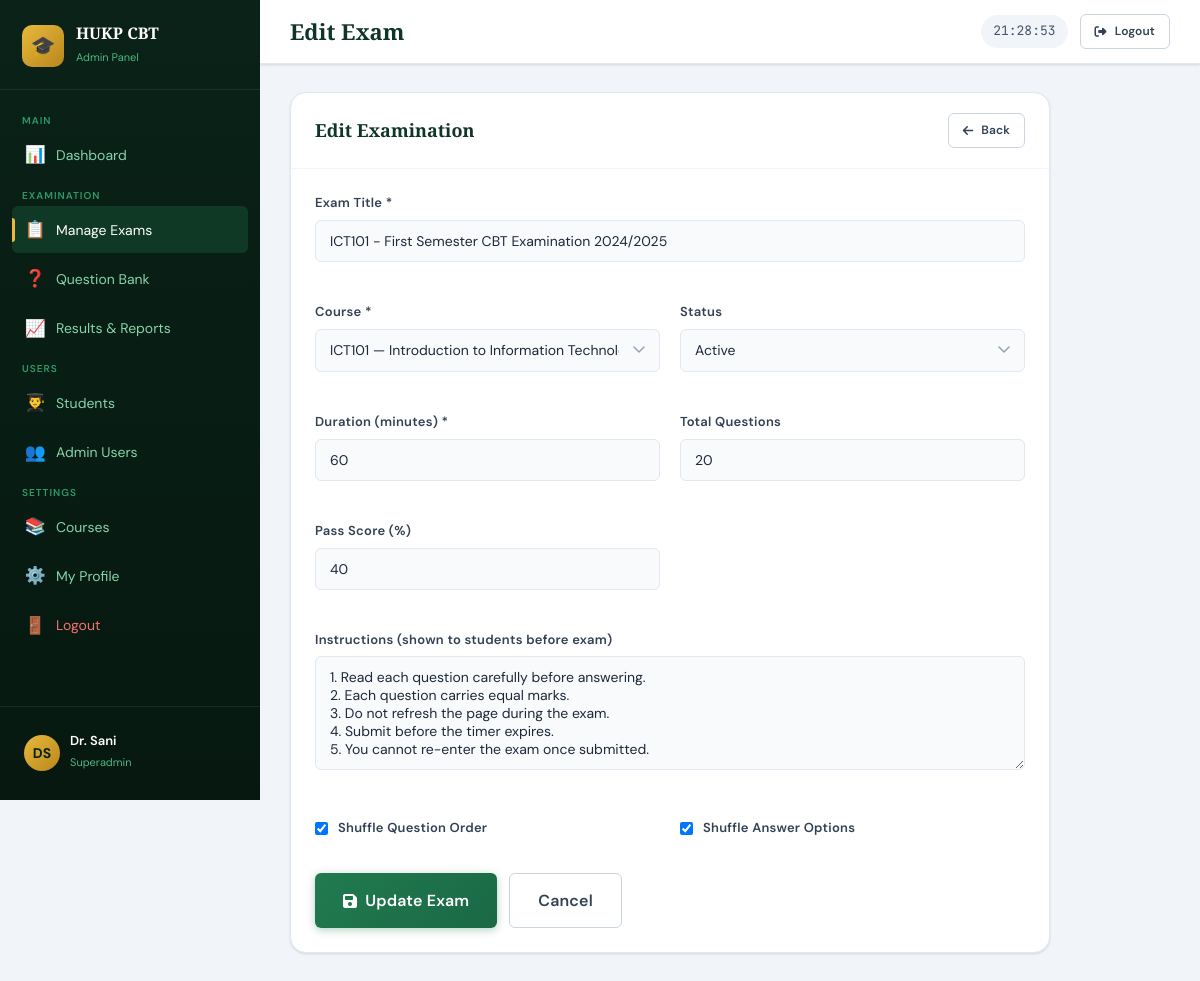
Page /admin/exam_create.php?edit=1 (signed in) on the committed database.
### tables this page shows
CREATE TABLE exams (
    id INT AUTO_INCREMENT PRIMARY KEY,
    course_id INT NOT NULL,
    exam_title VARCHAR(200) NOT NULL,
    instructions TEXT,
    duration_minutes INT NOT NULL DEFAULT 60,
    total_questions INT NOT NULL DEFAULT 40,
    pass_score INT NOT NULL DEFAULT 40,
    max_score INT NOT NULL DEFAULT 100,
    start_time DATETIME NULL,
    end_time DATETIME NULL,
    status ENUM('draft','active','closed') DEFAULT 'draft',
    shuffle_questions TINYINT(1) DEFAULT 1,
    shuffle_options TINYINT(1) DEFAULT 1,
    created_by INT NOT NULL,
    created_at TIMESTAMP DEFAULT CURRENT_TIMESTAMP,
    FOREIGN KEY (course_id) REFERENCES courses(id) ON DELETE CASCADE,
    FOREIGN KEY (created_by) REFERENCES admins(id)
);

CREATE TABLE courses (
    id INT AUTO_INCREMENT PRIMARY KEY,
    department_id INT NOT NULL,
    course_code VARCHAR(20) NOT NULL UNIQUE,
    course_title VARCHAR(200) NOT NULL,
    credit_units INT DEFAULT 2,
    created_at TIMESTAMP DEFAULT CURRENT_TIMESTAMP,
    FOREIGN KEY (department_id) REFERENCES departments(id) ON DELETE CASCADE
);

### includes/config.php (called while the page is built, shortened)
<?php
function sanitize(string $input): string {
    return htmlspecialchars(trim($input), ENT_QUOTES, 'UTF-8');
}

### admin/exam_create.php (the view, shortened to what this page needs)
<?php
require_once '../includes/config.php';
$db = getDB();
$editId = isset($_GET['edit']) ? (int)$_GET['edit'] : 0;
$exam   = $editId ? $db->prepare("SELECT * FROM exams WHERE id=?") : null;
if ($editId) { $exam->execute([$editId]); $exam = $exam->fetch(); }
$courses = $db->query("SELECT c.*, d.name AS dept_name FROM courses c JOIN departments d ON c.department_id=d.id ORDER BY c.course_code")->fetchAll();
include '../includes/admin_header.php';
?>
<div style="max-width:760px">
  <div class="card">
    <div class="card-header">
      <h3><?= $editId ? 'Edit Examination' : 'Create New Examination' ?></h3>
      <a href="exams.php" class="btn btn-outline btn-sm"><i class="fas fa-arrow-left"></i> Back</a>
    </div>
    <div class="card-body">
      <form method="POST">
        <div style="display:grid;grid-template-columns:1fr 1fr;gap:20px">
          <div class="form-group" style="grid-column:1/-1">
            <label>Exam Title *</label>
            <input type="text" name="exam_title" class="form-control"
              placeholder="e.g. ICT101 - First Semester CBT Examination 2024/2025"
              value="<?= sanitize($exam['exam_title'] ?? $_POST['exam_title'] ?? '') ?>" required>
          </div>
          <div class="form-group">
            <label>Course *</label>
            <select name="course_id" class="form-control" required>
              <?php foreach ($courses as $c): ?>
              <option value="<?= $c['id'] ?>" <?= ($exam['course_id']??0)==$c['id']?'selected':'' ?>>
                <?= sanitize($c['course_code']) ?> — <?= sanitize($c['course_title']) ?>
              </option>
              <?php endforeach; ?>
            </select>
          </div>
          <div class="form-group">
            <label>Status</label>
            <select name="status" class="form-control">
              <?php foreach (['draft','active','closed'] as $s): ?>
              <option value="<?= $s ?>" <?= ($exam['status']??'draft')===$s?'selected':'' ?>><?= ucfirst($s) ?></option>
              <?php endforeach; ?>
            </select>
          </div>
          <div class="form-group">
            <label>Duration (minutes) *</label>
            <input type="number" name="duration_minutes" class="form-control" min="5" max="300"
              value="<?= $exam['duration_minutes'] ?? 60 ?>" required>
          </div>
          <div class="form-group">
            <label>Total Questions</label>
            <input type="number" name="total_questions" class="form-control" min="1" max="200"
              value="<?= $exam['total_questions'] ?? 40 ?>">
          </div>
          <div class="form-group">
            <label>Pass Score (%)</label>
            <input type="number" name="pass_score" class="form-control" min="1" max="100"
              value="<?= $exam['pass_score'] ?? 40 ?>">
          </div>
          <div class="form-group" style="grid-column:1/-1">
            <label>Instructions (shown to students before exam)</label>
            <textarea name="instructions" class="form-control" rows="5"
              placeholder="Enter exam instructions..."><?= sanitize($exam['instructions'] ?? '') ?></textarea>
          </div>
          <div class="form-group">
            <label style="display:flex;align-items:center;gap:10px;cursor:pointer">
              <input type="checkbox" name="shuffle_questions" <?= ($exam['shuffle_questions']??1)?'checked':'' ?>>
              Shuffle Question Order
            </label>
          </div>
          <div class="form-group">
            <label style="display:flex;align-items:center;gap:10px;cursor:pointer">
              <input type="checkbox" name="shuffle_options" <?= ($exam['shuffle_options']??1)?'checked':'' ?>>
              Shuffle Answer Options
            </label>
          </div>
        </div>
        <div style="display:flex;gap:12px;margin-top:8px">
          <button type="submit" class="btn btn-primary btn-lg">
            <i class="fas fa-save"></i> <?= $editId ? 'Update Exam' : 'Create Exam & Add Questions' ?>
          </button>
          <a href="exams.php" class="btn btn-outline btn-lg">Cancel</a>
        </div>
      </form>
    </div>
  </div>
</div>
<?php include '../includes/admin_footer.php'; ?>

### css/style.css (style rules this page uses)
:root { --green-900: #0a2218; --green-800: #0f3528; --green-700: #155237; --green-600: #1a6944; --green-500: #217a50; --green-400: #2d9b66; --green-300: #4db87f; --green-200: #86d4a8; --green-100: #d1f0df; --green-50: #f0faf5; --gold-600: #8b6914; --gold-500: #b8871c; --gold-400: #d4a02a; --gold-300: #e8b93d; --gold-200: #f3d070; --gold-100: #faefc4; --slate-900: #0f172a; --slate-800: #1e293b; --slate-700: #334155; --slate-600: #475569; --slate-500: #64748b; --slate-400: #94a3b8; --slate-300: #cbd5e1; --slate-200: #e2e8f0; --slate-100: #f1f5f9; --slate-50: #f8fafc; --white: #ffffff; --red-600: #dc2626; --red-500: #ef4444; --red-100: #fee2e2; --blue-600: #2563eb; --blue-100: #dbeafe; --shadow-sm: 0 1px 3px rgba(0,0,0,.08), 0 1px 2px rgba(0,0,0,.06); --shadow: 0 4px 16px rgba(0,0,0,.10), 0 2px 4px rgba(0,0,0,.08); --shadow-lg: 0 10px 40px rgba(0,0,0,.14), 0 4px 12px rgba(0,0,0,.10); --shadow-xl: 0 20px 60px rgba(0,0,0,.18), 0 8px 20px rgba(0,0,0,.12); --radius-sm: 6px; --radius: 10px; --radius-lg: 16px; --radius-xl: 24px; --font-display: 'Playfair Display', Georgia, serif; --font-body: 'DM Sans', system-ui, sans-serif; --font-mono: 'JetBrains Mono', monospace; --transition: 0.2s cubic-bezier(0.4,0,0.2,1); }
*, *::before, *::after { box-sizing: border-box; margin: 0; padding: 0; }
html { scroll-behavior: smooth; font-size: 16px; }
body { font-family: var(--font-body); background: var(--slate-100); color: var(--slate-800); line-height: 1.6; min-height: 100vh; }
.form-group { margin-bottom: 20px; }
.form-group label { display: block; font-size: 13px; font-weight: 600; color: var(--slate-700); margin-bottom: 6px; letter-spacing: 0.02em; }
.form-control { width: 100%; padding: 11px 14px; border: 1.5px solid var(--slate-200); border-radius: var(--radius-sm); font-family: var(--font-body); font-size: 14px; color: var(--slate-800); background: var(--slate-50); transition: border-color var(--transition), box-shadow var(--transition), background var(--transition); outline: none; }
select.form-control { cursor: pointer; appearance: none; background-repeat: no-repeat; background-position: right 14px center; padding-right: 40px; }
textarea.form-control { resize: vertical; min-height: 100px; }
.btn { display: inline-flex; align-items: center; justify-content: center; gap: 8px; padding: 11px 22px; border: none; border-radius: var(--radius-sm); font-family: var(--font-body); font-size: 14px; font-weight: 600; cursor: pointer; transition: all var(--transition); text-decoration: none; white-space: nowrap; letter-spacing: 0.01em; }
.btn-primary { background: linear-gradient(135deg, var(--green-500), var(--green-600)); color: var(--white); box-shadow: 0 2px 8px rgba(33,122,80,.35); }
.btn-outline { background: transparent; border: 1.5px solid var(--slate-300); color: var(--slate-700); }
.btn-sm { padding: 7px 14px; font-size: 12px; }
.btn-lg { padding: 14px 28px; font-size: 16px; }
.card { background: var(--white); border-radius: var(--radius-lg); box-shadow: var(--shadow-sm); border: 1px solid var(--slate-200); overflow: hidden; }
.card-header { padding: 20px 24px; border-bottom: 1px solid var(--slate-100); display: flex; align-items: center; justify-content: space-between; }
.card-header h3 { font-family: var(--font-display); font-size: 18px; color: var(--green-800); }
.card-body { padding: 24px; }

### rows in the picture
exams: exam_title "ICT101 - First Semester CBT Examination 2024/2025", course_id "ICT101 — Introduction to Information Technology", status "Active", duration_minutes "60", total_questions "20", pass_score "40", instructions "1. Read each question carefully before answering. 2. Each question carries equal marks. 3. Do not refresh the page during the exam. 4. Submit before the timer expires. 5. You cannot re-enter the exam once submitted.", shuffle_questions "☑", shuffle_options "☑"

### other values in the picture
$initials "DS"
$adminRole "Superadmin"
$pageTitle "Edit Exam"
